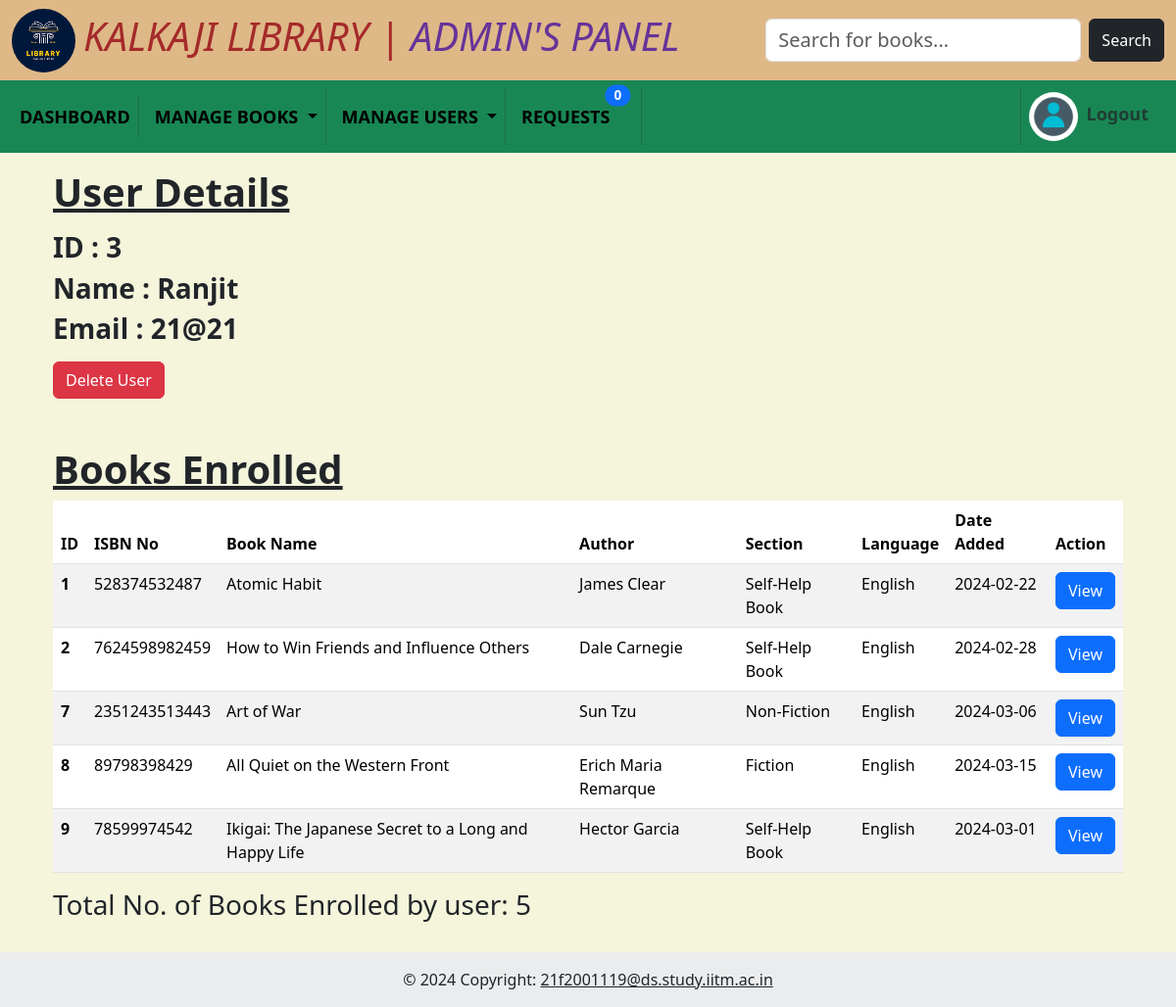
The app's page /user_details/3 (signed in) with its own data.
### models/model.py (models this page shows)
class User(db.Model):
    __tablename__ = "user"
    id = db.Column(db.Integer, autoincrement=True, primary_key=True)
    name = db.Column(db.String, nullable=False)
    email = db.Column(db.String, unique=True)
    password = db.Column(db.String)
    enrollments = db.relationship("Enrollments", back_populates="user")

class Book(db.Model):
    __tablename__ = "book"
    id = db.Column(db.Integer, autoincrement=True, nullable=False, primary_key=True)
    isbn = db.Column(db.Integer, unique=True, nullable=False)
    name = db.Column(db.String, nullable=False)
    content = db.Column(db.String)
    author_name = db.Column(db.String)
    section = db.Column(db.Integer, db.ForeignKey("sections.id"), nullable=False)
    language = db.Column(db.String)
    date_added = db.Column(db.Date)
    rating = db.Column(db.Integer)
    enrollments = db.relationship("Enrollments", back_populates="book")
    ratings = db.relationship("Rating", backref="book")
    sections = db.relationship('Sections', backref='books')

class Sections(db.Model):
    __tablename__ = "sections"
    id = db.Column(db.Integer, autoincrement=True, primary_key=True)
    name = db.Column(db.String, nullable=False, unique=True)
    date_created = db.Column(db.Date)
    description = db.Column(db.String)

### controllers/admin.py (the view)
@app.route("/user_details/<int:id>")
def user_details(id):
    if request.method == "GET":
        user = User.query.filter_by(id=id).first()
        enrollments = Enrollments.query.filter_by(user_id=user.id).all()
        books = []
        for i in enrollments:
            book = Book.query.filter_by(id=i.book_id).first()
            if book not in books:
                books.append(book)
        return render_template("admin/user_details.html", books=books, user=user, i=len(books))
    elif request.method == "POST":
        return redirect(url_for("users"))

### controllers/admin.py (called while the page is built)
@app.before_request
def before_req():
    if "admin" not in session and request.endpoint in admin_routes:
        return redirect("/admin_login")
    elif "user_id" not in session and request.endpoint in user_routes:
        return redirect("/user_login")

### controllers/index.py (called while the page is built)
@app.context_processor
def inject_admin():
    admin1 = 1
    admin0 = 0
    req = Book_req.query.all()
    msg = Messages.query.filter_by(user_id=session.get('user_id')).all()
    return dict(admin1=admin1, admin0=admin0, req=len(req), msg=len(msg))

### templates/admin/user_details.html (shortened to what this page needs)
{% include 'admin/layout.html' %}
<div class="container mt-3 d-flex flex-column min-vh-100">
    <div class="container">
        <h1 class="fw-bold text-decoration-underline">User Details</h1>
        <h3 class="fw-bold mt-3">
            ID : {{ user.id }}
        </h3>
        <h3 class="fw-bold">
            Name : {{ user.name }}
        </h3>
        <h3 class="fw-bold">
            Email : {{ user.email }}
        </h3>
    </div>
    <div class="container mb-5 mt-2">
        <button type="button" class="btn btn-danger" data-bs-toggle="modal"
            data-bs-target="#exampleModal{{ user.id }}">Delete User</button>
    </div>
    <div class="container">
        <h1 class="fw-bold text-decoration-underline">Books Enrolled</h1>
        <table class="table table-striped table-hover">
            <thead>
                <tr>
                    <th scope="col">ID</th>
                    <th scope="col">ISBN No</th>
                    <th scope="col">Book Name</th>
                    <th scope="col">Author</th>
                    <th scope="col">Section</th>
                    <th scope="col">Language</th>
                    <th scope="col">Date Added</th>
                    <th scope="col">Action</th>
                </tr>
            </thead>
            <tbody>
                {% for book in books %}
                <tr>
                    <th scope="row">{{book.id}}</th>
                    <td>{{book.isbn}}</td>
                    <td>{{book.name}}</td>
                    <td>{{book.author_name}}</td>
                    <td>{{book.sections.name}}</td>
                    <td>{{book.language}}</td>
                    <td>{{book.date_added}}</td>
                    <td>
                        <a href="/view/{{book.id}}"><button class="btn btn-primary">View</button></a>
                    </td>
                </tr>
                {% endfor %}
            </tbody>
        </table>
        <h3>Total No. of Books Enrolled by user: {{ i }} </h3>
    </div>
</div>
{% include 'footer.html' %}

### static/global.css (style rules this page uses)
body { background-color: beige; }

### records on screen
User: id "3", name "Ranjit", email "21@21"
Book: id "1", isbn "528374532487", name "Atomic Habit", author_name "James Clear", sections.name "Self-Help Book", language "English", date_added "2024-02-22"
Book: id "2", isbn "7624598982459", name "How to Win Friends and Influence Others", author_name "Dale Carnegie", sections.name "Self-Help Book", language "English", date_added "2024-02-28"
Book: id "7", isbn "2351243513443", name "Art of War", author_name "Sun Tzu", sections.name "Non-Fiction", language "English", date_added "2024-03-06"
Book: id "8", isbn "89798398429", name "All Quiet on the Western Front", author_name "Erich Maria Remarque", sections.name "Fiction", language "English", date_added "2024-03-15"
Book: id "9", isbn "78599974542", name "Ikigai: The Japanese Secret to a Long and Happy Life", author_name "Hector Garcia", sections.name "Self-Help Book", language "English", date_added "2024-03-01"

### other values on screen
{{ req }} "0"
{{ i }} "5"
